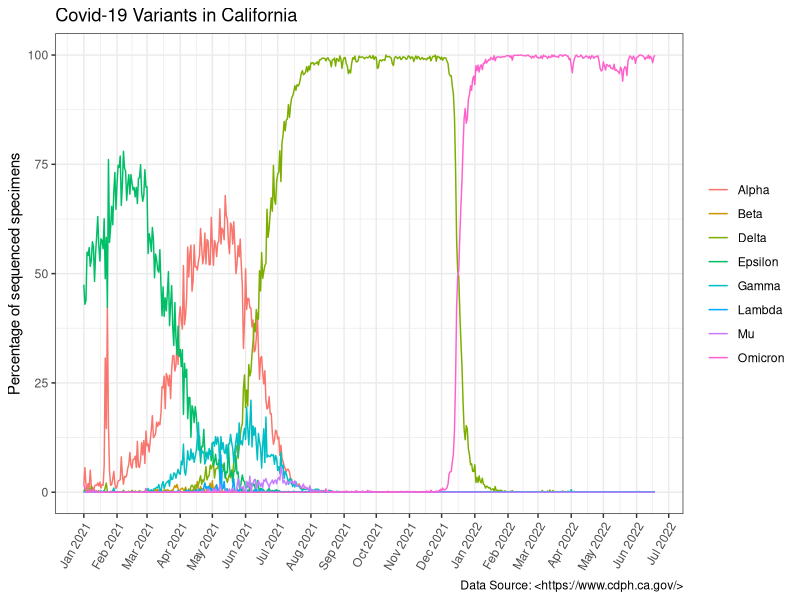

Here is the R script that generated this plot:
## ---- chunk 1
# Calling the libraries that will be used to generate the plot
library(ggplot2) # For plots
library(lubridate) # For date-time data
library(dplyr) # For data manipulation
## ---- chunk 2
# To read the .csv file downloaded from the California Health and Human Services (CHHS) open data site
data <- read.csv("covid19_variants.csv")
## ---- chunk 3
# To remove the rows that contain "variant_name" = "Other", "Total" (as they're not included in the plot)
# To change the date values from "character" to "date" format
clean.data <- data %>% filter(!variant_name %in% c('Other', 'Total')) %>% mutate(date = as.Date(date))
## ---- chunk 4
# Assigning variables
Percentage <- clean.data$percentage
Date <- clean.data$date
Variant <- clean.data$variant_name
## ---- chunk 5
# Making the plot
plot <- ggplot(data = clean.data, aes(x=Date, y=Percentage, color=Variant)) +
  # Select the data frame, x and y axis variables, and the variable by which the data will be colored by
  geom_line(aes(group=Variant)) +
  # To make a line chart, where every line will be a category of the "Variant" column, meaning a different Covid-19 variant
  theme_bw() +
  # Specifies the theme used for the plot: in this case a white background and thin grey grid lines
  scale_x_date(date_breaks = "1 month", date_labels =  "%b %Y") +
  # Specifies how the dates in the x-axis will be represented, separated by 1 month gaps, and with the label month (in letters abbreviated) and year
  theme(axis.text.x=element_text(angle=60, hjust=1)) +
  # Specifies that the label for the dates in the x-axis is angled
  labs(title = "Covid-19 Variants in California", x = NULL, color = NULL, caption = "Data Source: <https://www.cdph.ca.gov/>") +
  # To label the title of the plot, remove the x-axis label to only keep the dates, remove the label of the variants to only keep the name of each variant next to each associated color, and to add a caption at the bottom of the plot
  ylab("Percentage of sequenced specimens") # To add a y-axis label 
plot
